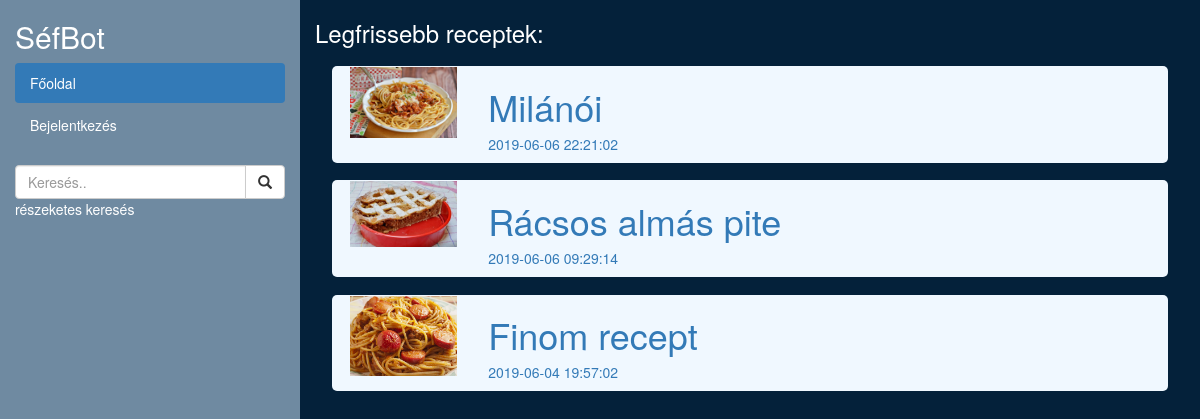
The page / on the database its author committed.
### tables this page shows
CREATE TABLE `recept` (
  `id` int(11) NOT NULL,
  `szerzo_id` int(11) DEFAULT NULL,
  `neve` varchar(20) NOT NULL,
  `leiras` varchar(5000) NOT NULL,
  `energia` double DEFAULT NULL,
  `feherje` double DEFAULT NULL,
  `zsir` double DEFAULT NULL,
  `szenhidrat` double DEFAULT NULL,
  `mikor` datetime NOT NULL DEFAULT CURRENT_TIMESTAMP
);

### index.php (the view, shortened to what this page needs)
<?php
include_once 'include/menu.php'
?>
        <?php
        $sql = "SELECT * FROM recept ORDER BY mikor DESC LIMIT 3";
        $result = $conn->query($sql);
        ?>
            <h3 style="color: white">Legfrissebb receptek:</h3>
            <h2><?php if ($result->num_rows > 0) {
                    while($row = $result->fetch_assoc()) {
                        echo "<div class='doboz '>
                        <div class='row'>
                        <a href='recept.php?id=".$row["id"]."'>
                            <div class='col-sm-2'>
                                <img class='img-fluid' src='include/img/".$row["id"].".jpg'>
                            </div>
                            <div class='col-sm-10'>
                                <h1>".$row["neve"]."</h1>
                                <h5>".$row["mikor"]."</h5>
                            </div>
                            </a>
                        </div>
                        </div>";
                    }
                } else {
                    echo "0 results";
                }
                ?></h2>
    <div  style='height: 300px; overflow-y: auto'>
    </div>
</div>
    </div>
    </div>
</body>
</html>

### include/menu.php (style rules this page uses)
.doboz { background-color: aliceblue; border-radius: 5px 5px 5px 5px; margin-bottom: 2%; margin-left: 2%; margin-right: 2%; padding: 0.1% 2% 0.1% 2%; }
.doboz a { text-decoration: none; }
.doboz img { width: 99%; padding-top:0.1%; padding-bottom: 0.1%; }
body { background-color: #04213A; }

### rows shown on the page
recept: shows a picture, neve "Milánói", mikor "2019-06-06 22:21:02"
recept: shows a picture, neve "Rácsos almás pite", mikor "2019-06-06 09:29:14"
recept: shows a picture, neve "Finom recept", mikor "2019-06-04 19:57:02"
